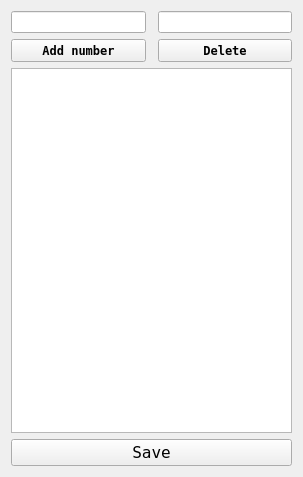
<?xml version="1.0" encoding="UTF-8"?>
<ui version="4.0">
 <class>Contacts_new</class>
 <widget class="QWidget" name="Contacts_new">
  <property name="geometry">
   <rect>
    <x>0</x>
    <y>0</y>
    <width>303</width>
    <height>477</height>
   </rect>
  </property>
  <property name="minimumSize">
   <size>
    <width>0</width>
    <height>0</height>
   </size>
  </property>
  <property name="maximumSize">
   <size>
    <width>900</width>
    <height>900</height>
   </size>
  </property>
  <property name="windowTitle">
   <string>Form</string>
  </property>
  <layout class="QGridLayout" name="gridLayout">
   <item row="3" column="0" colspan="3">
    <widget class="QTableWidget" name="phones">
     <property name="enabled">
      <bool>true</bool>
     </property>
     <property name="editTriggers">
      <set>QAbstractItemView::NoEditTriggers</set>
     </property>
    </widget>
   </item>
   <item row="0" column="0">
    <widget class="QLineEdit" name="name"/>
   </item>
   <item row="0" column="2">
    <widget class="QLineEdit" name="surname"/>
   </item>
   <item row="1" column="0">
    <widget class="QPushButton" name="add">
     <property name="font">
      <font>
       <family>Fixedsys</family>
       <weight>75</weight>
       <bold>true</bold>
      </font>
     </property>
     <property name="text">
      <string>Add number</string>
     </property>
    </widget>
   </item>
   <item row="1" column="2">
    <widget class="QPushButton" name="del">
     <property name="font">
      <font>
       <family>Fixedsys</family>
       <weight>75</weight>
       <bold>true</bold>
      </font>
     </property>
     <property name="text">
      <string>Delete</string>
     </property>
    </widget>
   </item>
   <item row="4" column="0" colspan="3">
    <widget class="QPushButton" name="save">
     <property name="font">
      <font>
       <family>Fixedsys</family>
       <pointsize>12</pointsize>
      </font>
     </property>
     <property name="text">
      <string>Save</string>
     </property>
    </widget>
   </item>
  </layout>
 </widget>
 <resources/>
 <connections/>
</ui>
